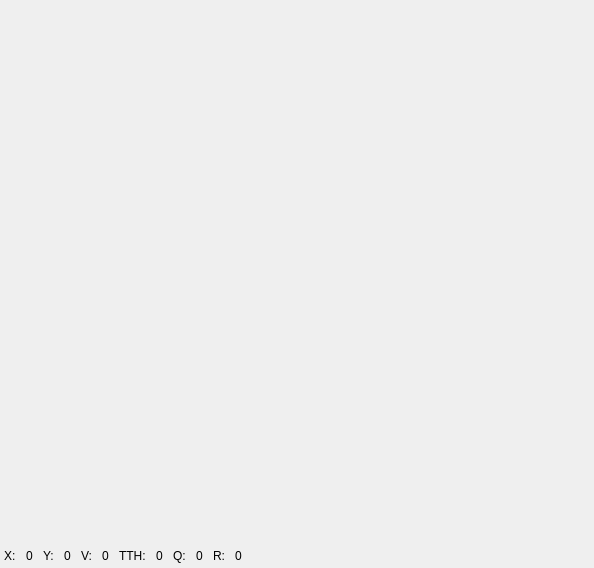
<?xml version="1.0" encoding="UTF-8"?>
<ui version="4.0">
 <class>QxrdPlotWidget</class>
 <widget class="QWidget" name="QxrdPlotWidget">
  <property name="geometry">
   <rect>
    <x>0</x>
    <y>0</y>
    <width>594</width>
    <height>568</height>
   </rect>
  </property>
  <property name="windowTitle">
   <string>Form</string>
  </property>
  <layout class="QGridLayout" name="gridLayout_2">
   <property name="leftMargin">
    <number>0</number>
   </property>
   <property name="topMargin">
    <number>0</number>
   </property>
   <property name="rightMargin">
    <number>0</number>
   </property>
   <property name="bottomMargin">
    <number>0</number>
   </property>
   <property name="spacing">
    <number>2</number>
   </property>
   <item row="0" column="0" rowspan="2">
    <widget class="QWidget" name="m_PlotTools" native="true"/>
   </item>
   <item row="0" column="1">
    <widget class="QxrdImagePlot" name="m_Plot" native="true">
     <property name="sizePolicy">
      <sizepolicy hsizetype="Expanding" vsizetype="Expanding">
       <horstretch>2</horstretch>
       <verstretch>0</verstretch>
      </sizepolicy>
     </property>
     <property name="minimumSize">
      <size>
       <width>0</width>
       <height>0</height>
      </size>
     </property>
    </widget>
   </item>
   <item row="1" column="1">
    <widget class="QWidget" name="m_PlotStatus" native="true">
     <layout class="QGridLayout" name="gridLayout_16">
      <property name="leftMargin">
       <number>2</number>
      </property>
      <property name="topMargin">
       <number>2</number>
      </property>
      <property name="rightMargin">
       <number>2</number>
      </property>
      <property name="bottomMargin">
       <number>2</number>
      </property>
      <property name="horizontalSpacing">
       <number>10</number>
      </property>
      <property name="verticalSpacing">
       <number>2</number>
      </property>
      <item row="0" column="11">
       <widget class="QLabel" name="label_6">
        <property name="text">
         <string>R:</string>
        </property>
       </widget>
      </item>
      <item row="0" column="6">
       <widget class="QLabel" name="m_ValMouse">
        <property name="text">
         <string>0</string>
        </property>
       </widget>
      </item>
      <item row="0" column="3">
       <widget class="QLabel" name="m_YMouse">
        <property name="text">
         <string>0</string>
        </property>
       </widget>
      </item>
      <item row="0" column="2">
       <widget class="QLabel" name="label_2">
        <property name="text">
         <string>Y:</string>
        </property>
       </widget>
      </item>
      <item row="0" column="7">
       <widget class="QLabel" name="label_4">
        <property name="text">
         <string>TTH:</string>
        </property>
       </widget>
      </item>
      <item row="0" column="8">
       <widget class="QLabel" name="m_TTHMouse">
        <property name="text">
         <string>0</string>
        </property>
       </widget>
      </item>
      <item row="0" column="13">
       <spacer name="horizontalSpacer_3">
        <property name="orientation">
         <enum>Qt::Horizontal</enum>
        </property>
        <property name="sizeHint" stdset="0">
         <size>
          <width>40</width>
          <height>20</height>
         </size>
        </property>
       </spacer>
      </item>
      <item row="0" column="9">
       <widget class="QLabel" name="label_5">
        <property name="text">
         <string>Q:</string>
        </property>
       </widget>
      </item>
      <item row="0" column="10">
       <widget class="QLabel" name="m_QMouse">
        <property name="text">
         <string>0</string>
        </property>
       </widget>
      </item>
      <item row="0" column="0">
       <widget class="QLabel" name="label">
        <property name="text">
         <string>X:</string>
        </property>
       </widget>
      </item>
      <item row="0" column="1">
       <widget class="QLabel" name="m_XMouse">
        <property name="text">
         <string>0</string>
        </property>
       </widget>
      </item>
      <item row="0" column="5">
       <widget class="QLabel" name="label_3">
        <property name="text">
         <string>V:</string>
        </property>
       </widget>
      </item>
      <item row="0" column="12">
       <widget class="QLabel" name="m_RMouse">
        <property name="text">
         <string>0</string>
        </property>
       </widget>
      </item>
     </layout>
    </widget>
   </item>
  </layout>
 </widget>
 <customwidgets>
  <customwidget>
   <class>QxrdImagePlot</class>
   <extends>QWidget</extends>
   <header>qxrdimageplot.h</header>
  </customwidget>
 </customwidgets>
 <resources/>
 <connections/>
</ui>
